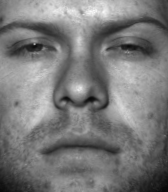
#> input picture Yale_Faces/yaleB01_P00A+005E+10.png, 168 x 192 px; its folder holds only this picture in this run
$ python Cropped_Face_Parts.py
#> lines starting #> are read from the running program, lines starting #| are printed output that depends on the picture
### pyimagesearch/helpers.py
# import the necessary packages
import imutils

# [17 lines left out: function pyramid, not called in this run]

def sliding_window(image, stepSize, windowSize):
	# slide a window across the image
	for y in range(0, image.shape[0], stepSize):
		for x in range(0, image.shape[1], stepSize):
			# yield the current window
			yield (x, y, image[y:y + windowSize[1], x:x + windowSize[0]])

### Create_Dataset/Cropped_Face_Parts.py
import cv2
import os

from imutils import paths

from pyimagesearch.helpers import sliding_window

# load the image and define the window width and height
(winW, winH) = (64, 64)

# Change Dataset
dataset_path = "../Yale_Faces"
image_path_save_negative = "../Dataset/Negative"
image_path_save_eyes_right = "../Dataset/Eyes_Right"
image_path_save_eyes_left = "../Dataset/Eyes_Left"


# os.mkdir(new_path_save)

def scan_image(image, name):
    # loop over the image pyramid
    count = 1
    for (x, y, window) in sliding_window(image, stepSize=64, windowSize=(winW, winH)):
        # if the window does not meet our desired window size, ignore it
        if window.shape[0] != winH or window.shape[1] != winW:
            continue

        if count == 1:
            crop_img = image[y + 10:y + 10 + winH, x + 10:x + 10 + winW]
        elif count == 3:
            crop_img = image[y + 10:y + 10 + winH, x - 10:x - 10 + winW]
        else:
            crop_img = image[y:y + winH, x:x + winW]

        # Writes the cropped to disk
        if count == 1:
            cv2.imwrite('%s/%s-%s.png' % (image_path_save_eyes_right, name, count), crop_img)
            print("image save to" + image_path_save_eyes_right)
        elif count == 3:
            cv2.imwrite('%s/%s-%s.png' % (image_path_save_eyes_left, name, count), crop_img)
            print("image save to" + image_path_save_eyes_left)

        else:
            cv2.imwrite('%s/%s-%s.png' % (image_path_save_negative, name, count), crop_img)
            print("image save to" + image_path_save_negative)

        count += 1


data = []
labels = []

# loop over the training images

for imagePath in paths.list_images(dataset_path):
    # load the image, convert it to grayscale, and describe it

    image = cv2.imread(imagePath)
#> image is the input picture: shape (192, 168, 3); min 6, max 249, mean 121.4
    print("Image Path: {} \nImage Height: {} \nImage Width: {} ".format(imagePath.split(os.path.sep)[-1], image.shape[0], image.shape[1]))
#| Image Path: yaleB01_P00A+005E+10.png
#| Image Height: 192
#| Image Width: 168
    resize = cv2.resize(image, (192, 192), interpolation=cv2.INTER_AREA)
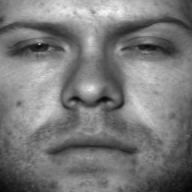
#> resize: shape (192, 192, 3); min 6, max 249, mean 121.4
    gray = cv2.cvtColor(resize, cv2.COLOR_BGR2GRAY)

    scan_image(gray, os.path.splitext(imagePath.split(os.path.sep)[-1])[0])
#> the loop in scan_image, `for (x, y, window) in sliding_window(image, stepSize=64, windowSize=(w..` made 9 passes
#> (x, y) on passes 1 to 9: (0, 0), (64, 0), (128, 0), (0, 64), (64, 64), (128, 64), (0, 128), (64, 128), (128, 128)
#| image save to../Dataset/Eyes_Right
#| image save to../Dataset/Negative
#| image save to../Dataset/Eyes_Left
#| image save to../Dataset/Negative
#| image save to../Dataset/Negative
#| image save to../Dataset/Negative
#| image save to../Dataset/Negative
#| image save to../Dataset/Negative
#> (further printed lines are left out)
#> pass 1, in scan_image, `crop_img = image[y + 10:y + 10 + winH, x + 10:x + 10 + winW]`:
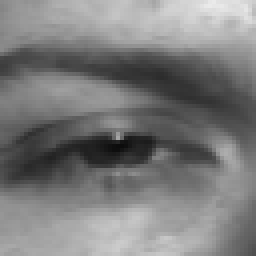
#> crop_img: shape (64, 64) (shown 4 times larger); min 12, max 234, mean 124
#> pass 2, in scan_image, `crop_img = image[y:y + winH, x:x + winW]`:
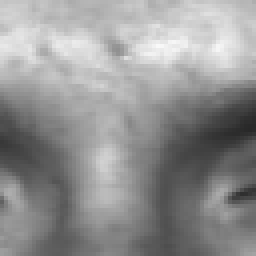
#> crop_img: shape (64, 64) (shown 4 times larger); min 40, max 249, mean 146.7
#> pass 3, in scan_image, `crop_img = image[y + 10:y + 10 + winH, x - 10:x - 10 + winW]`:
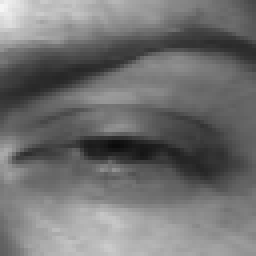
#> crop_img: shape (64, 64) (shown 4 times larger); min 11, max 245, mean 113
#> after the loop in scan_image, `for (x, y, window) in sliding_window(image, stepSize=64, windowSize=(w..`: count = 10

    # extract the label from the image path, then update the
    # label and data lists

$ run again, on Yale_Faces/yaleB02_P00A+000E+20.png
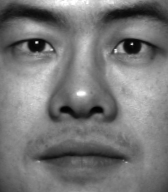
#> input picture Yale_Faces/yaleB02_P00A+000E+20.png, 168 x 192 px
#> image is the input picture: shape (192, 168, 3); min 2, max 255, mean 120
#| Image Path: yaleB02_P00A+000E+20.png
#| Image Height: 192
#| Image Width: 168
#> `resize = cv2.resize(image, (192, 192), interpolation=cv2.INTER_AREA)`:
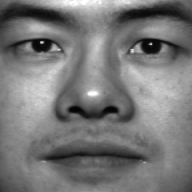
#> resize: shape (192, 192, 3); min 2, max 255, mean 120
#> the loop in scan_image, `for (x, y, window) in sliding_window(image, stepSize=64, windowSize=(w..` made 9 passes
#> (x, y) on passes 1 to 8: (0, 0), (64, 0), (128, 0), (0, 64), (64, 64), (128, 64), (0, 128), (64, 128)
#> (printed output is left out)
#> pass 3, in scan_image, `crop_img = image[y + 10:y + 10 + winH, x - 10:x - 10 + winW]`:
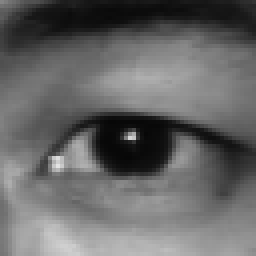
#> crop_img: shape (64, 64) (shown 4 times larger); min 7, max 227, mean 102.5
#> after the loop in scan_image, `for (x, y, window) in sliding_window(image, stepSize=64, windowSize=(w..`: count = 10

$ run again, on Yale_Faces/yaleB02_P00A+010E+00.png
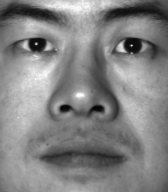
#> input picture Yale_Faces/yaleB02_P00A+010E+00.png, 168 x 192 px
#> image is the input picture: shape (192, 168, 3); min 4, max 255, mean 131.3
#| Image Path: yaleB02_P00A+010E+00.png
#| Image Height: 192
#| Image Width: 168
#> `resize = cv2.resize(image, (192, 192), interpolation=cv2.INTER_AREA)`:
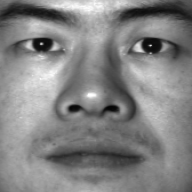
#> resize: shape (192, 192, 3); min 4, max 255, mean 131.3
#> the loop in scan_image, `for (x, y, window) in sliding_window(image, stepSize=64, windowSize=(w..` made 9 passes
#> (x, y) on passes 1 to 8: (0, 0), (64, 0), (128, 0), (0, 64), (64, 64), (128, 64), (0, 128), (64, 128)
#> (printed output is left out)
#> pass 3, in scan_image, `crop_img = image[y + 10:y + 10 + winH, x - 10:x - 10 + winW]`:
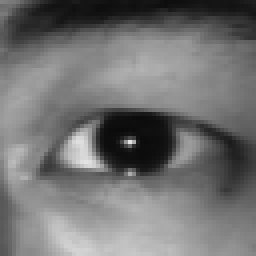
#> crop_img: shape (64, 64) (shown 4 times larger); min 10, max 227, mean 114.5
#> after the loop in scan_image, `for (x, y, window) in sliding_window(image, stepSize=64, windowSize=(w..`: count = 10

$ run again, on Yale_Faces/yaleB02_P00A+070E+00.png
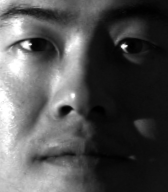
#> input picture Yale_Faces/yaleB02_P00A+070E+00.png, 168 x 192 px
#> image is the input picture: shape (192, 168, 3); min 0, max 255, mean 81
#| Image Path: yaleB02_P00A+070E+00.png
#| Image Height: 192
#| Image Width: 168
#> `resize = cv2.resize(image, (192, 192), interpolation=cv2.INTER_AREA)`:
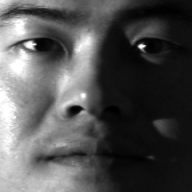
#> resize: shape (192, 192, 3); min 0, max 255, mean 81
#> the loop in scan_image, `for (x, y, window) in sliding_window(image, stepSize=64, windowSize=(w..` made 9 passes
#> (x, y) on passes 1 to 8: (0, 0), (64, 0), (128, 0), (0, 64), (64, 64), (128, 64), (0, 128), (64, 128)
#> (printed output is left out)
#> pass 3, in scan_image, `crop_img = image[y + 10:y + 10 + winH, x - 10:x - 10 + winW]`:
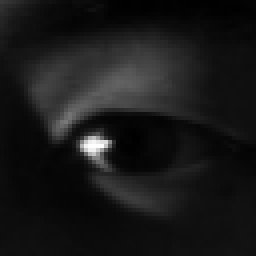
#> crop_img: shape (64, 64) (shown 4 times larger); min 0, max 255, mean 24.5
#> after the loop in scan_image, `for (x, y, window) in sliding_window(image, stepSize=64, windowSize=(w..`: count = 10

$ run again, on Yale_Faces/yaleB01_P00A+050E+00.png
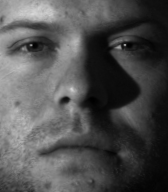
#> input picture Yale_Faces/yaleB01_P00A+050E+00.png, 168 x 192 px
#> image is the input picture: shape (192, 168, 3); min 0, max 215, mean 79.9
#| Image Path: yaleB01_P00A+050E+00.png
#| Image Height: 192
#| Image Width: 168
#> the loop in scan_image, `for (x, y, window) in sliding_window(image, stepSize=64, windowSize=(w..` made 9 passes
#> (x, y) on passes 1 to 8: (0, 0), (64, 0), (128, 0), (0, 64), (64, 64), (128, 64), (0, 128), (64, 128)
#> (printed output is left out)
#> pass 3, in scan_image, `crop_img = image[y + 10:y + 10 + winH, x - 10:x - 10 + winW]`:
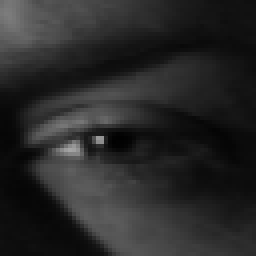
#> crop_img: shape (64, 64) (shown 4 times larger); min 1, max 165, mean 40.4
#> after the loop in scan_image, `for (x, y, window) in sliding_window(image, stepSize=64, windowSize=(w..`: count = 10
